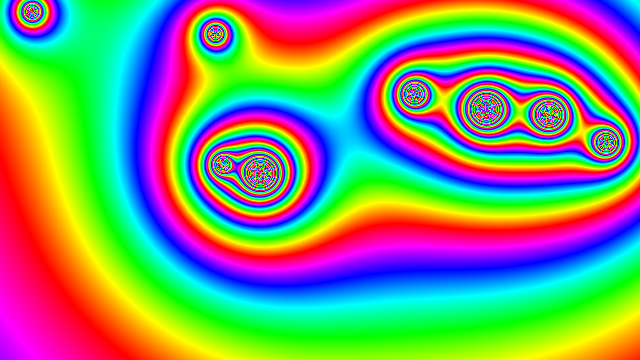
Frame 1 (no input)
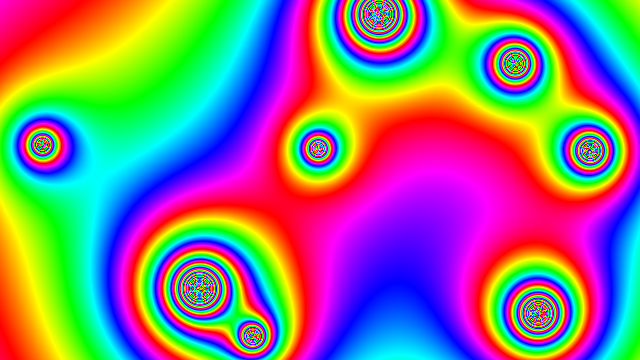
Frame 60 (the mouse pressed at the canvas centre just before this capture)
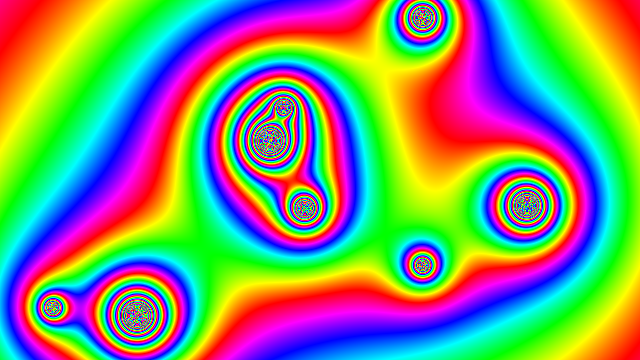
Frame 120 (the mouse held since frame 60 and released just before this capture)

The Processing sketch that drew these frames (run headless with seeded random() and noise(); from frame 60 on, the mouse is pressed at the canvas centre):

// Processing sketch: build
// ── build.pde
// Processes - Day 127
// Prayash Thapa - May 6, 2016

Particle[] particles = new Particle[8];

// ************************************************************************************

void setup() {
  size(640, 360);
  colorMode(HSB);

  for (int i = 0; i < particles.length; i++) {
    particles[i] = new Particle(random(width), random(height));
  }
}

// ************************************************************************************

void draw() {
  background(51);

  loadPixels();

  for (int x = 0; x < width; x++) {
    for (int y = 0; y < height; y++) {
      int i = x + y * width;
      float sum = 0;
      for (Particle p : particles) {
        float d = dist(x, y, p.pos.x, p.pos.y);
        sum += p.radius / d;
      }

      pixels[i] = color(sum % 255, 255, 255);
    }
  }

  updatePixels();

  for (Particle p : particles) p.render();

}

class Particle {
  PVector pos, vel;
  float radius;

  Particle(float _x, float _y) {
    pos = new PVector(_x, _y);
    vel = PVector.random2D();
    vel.mult(random(2, 5));
    radius = random(30, 150) * 150;
  }

  void update() {
    pos.add(vel);
  }

  void render() {
    update();

    if (pos.x > width || pos.x < 0) {
      vel.x *= -1;
    } else if (pos.y > height || pos.y < 0) {
      vel.y *= -1;
    }

    noFill();
    ellipse(pos.x, pos.y, radius * 2, radius * 2);
  }
}
